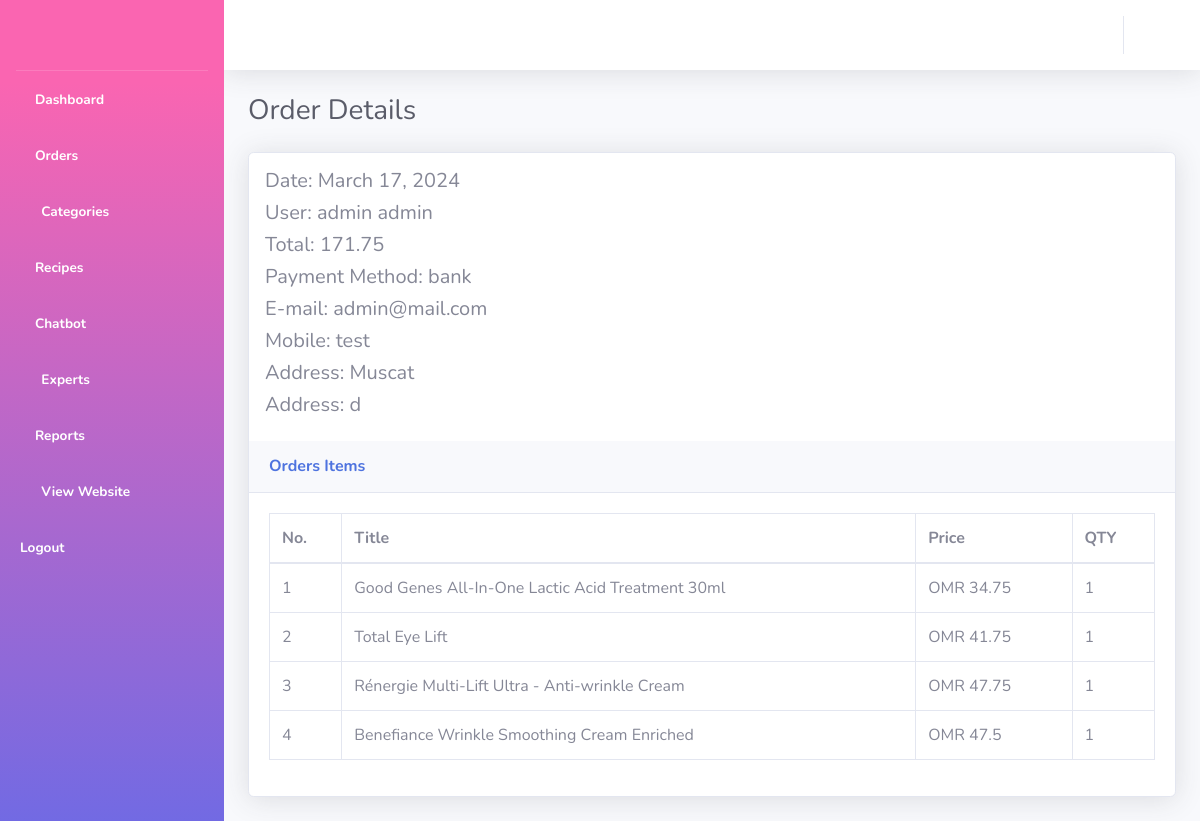
Page /dashboard/orders-list/10 on the committed database.
### store/models.py (models this page shows, shortened)
class Orders(models.Model):
    user_id = models.ForeignKey(User, on_delete=models.CASCADE, null=True, blank=True)
    payment_method = models.CharField(max_length=255)
    total = models.CharField(max_length=255)
    date = models.DateField(auto_now_add=True)
    address = models.TextField(null=True, blank=True)
    governate = models.CharField(max_length=255, null=True, blank=True)
    class Meta:
        managed = True
        db_table = 'orders'

class Profile(models.Model):
    user = models.OneToOneField(User, on_delete=models.CASCADE, related_name='user_profile')
    image = models.ImageField(upload_to='images/')
    address = models.CharField(max_length=255)
    mobile = models.CharField(max_length=255)

class Orders_items(models.Model):
    order_id = models.ForeignKey(Orders, on_delete=models.CASCADE)
    product_id = models.ForeignKey(Products, on_delete=models.CASCADE)
    price = models.FloatField()
    qty = models.IntegerField()
    date = models.DateField(auto_now_add=True)
    class Meta:
        managed = True
        db_table = 'orders_items'

class Products(models.Model):
    title = models.CharField(max_length=255)
    image = models.ImageField(upload_to='images/')
    price = models.FloatField()
    category = models.ForeignKey(Categories, on_delete=models.CASCADE, null=True, blank=True)
    date = models.DateField(auto_now_add=True)

### dashboard/views.py (the view)
# urls.py: path('orders-list/<int:order_id>', views.order_details, name="order_details"),
def order_details(request, order_id):
    user_prodile = None
    order_details = Orders.objects.filter(id=order_id).get()
    if order_details:
        user_prodile = Profile.objects.filter(user=order_details.user_id).get()
    order_items = Orders_items.objects.filter(order_id=order_details).all().order_by('-id')
    return render(request, 'order_details.html', { 'order_details': order_details, 'order_items': order_items, 'user_prodile': user_prodile })

### store/context_processor.py (called while the page is built)
def categories_processor(request):
    categories = Categories.objects.all()
    return {'categories': categories}

### dashboard/templates/order_details.html
{% extends "dashboard_base.html" %}
{% block content %}
{% load static %}
{% static "" as baseUrl %}
{% if order_details %}
<div class="d-sm-flex align-items-center justify-content-between mb-4">
    <h1 class="h3 mb-0 text-gray-800">Order Details</h1>
</div>
<div class="card shadow mb-4">
    <div class="p-3">
        <h5>Date: {{ order_details.date }}</h5>
        <h5>User: {{ order_details.user_id.first_name }} {{ order_details.user_id.last_name }}</h5>
        <h5>Total: {{ order_details.total }}</h5>
        <h5>Payment Method: {{ order_details.payment_method }}</h5>
        <h5>E-mail: {{ order_details.user_id.email }}</h5>
        <h5>Mobile: {{ user_prodile.mobile }}</h5>
        <h5>Address: {{ order_details.governate }}</h5>
        <h5>Address: {{ order_details.address }}</h5>
    </div>
    <div class="card-header py-3">
        <h6 class="m-0 font-weight-bold text-primary">Orders Items</h6>
    </div>
    <div class="card-body">
        <div class="table-responsive">
            <table class="table table-bordered" id="dataTable" width="100%" cellspacing="0">
                <thead>
                    <tr>
                        <th>No.</th>
                        <th>Title</th>
                        <th>Price</th>
                        <th>QTY</th>
                    </tr>
                </thead>
                <tbody>
                    {% if order_items %}
                    {% for item in order_items %}
                    <tr>
                        <td>{{ forloop.counter }}</td>
                        <td>{{ item.product_id.title }}</td>
                        <td>OMR {{ item.price }}</td>
                        <td>{{ item.qty }}</td>
                    </tr>
                    {% endfor %}
                    {% endif %}
                </tbody>
            </table>
        </div>
    </div>
</div>
{% endif %}
{% endblock %}

### rows in the picture
Orders: date "March 17, 2024", user_id.first_name "admin", user_id.last_name "admin", total "171.75", payment_method "bank", user_id.email "admin@mail.com", governate "Muscat", address "d"
Profile: mobile "test"
Orders_items: product_id "Good Genes All-In-One Lactic Acid Treatment 30ml", price "34.75", qty "1"
Orders_items: product_id "Total Eye Lift", price "41.75", qty "1"
Orders_items: product_id "Rénergie Multi-Lift Ultra - Anti-wrinkle Cream", price "47.75", qty "1"
Orders_items: product_id "Benefiance Wrinkle Smoothing Cream Enriched", price "47.5", qty "1"
